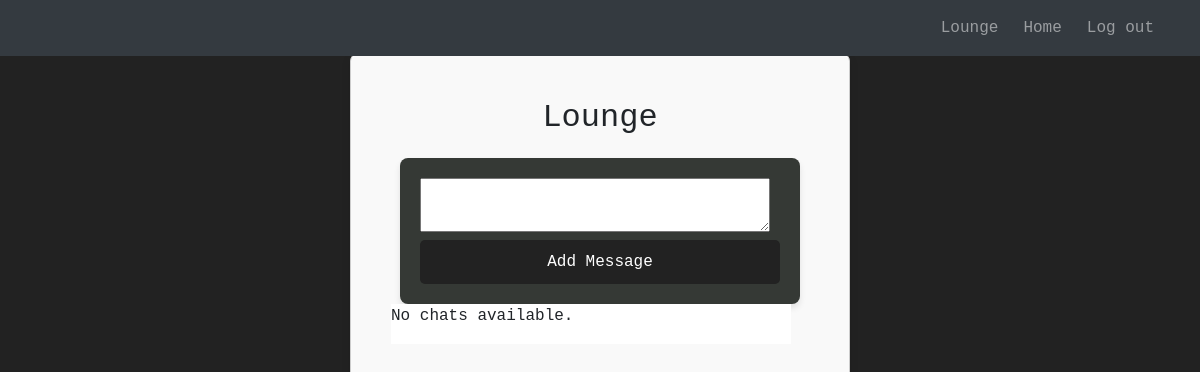
The app's page /lounge (signed in), older data.
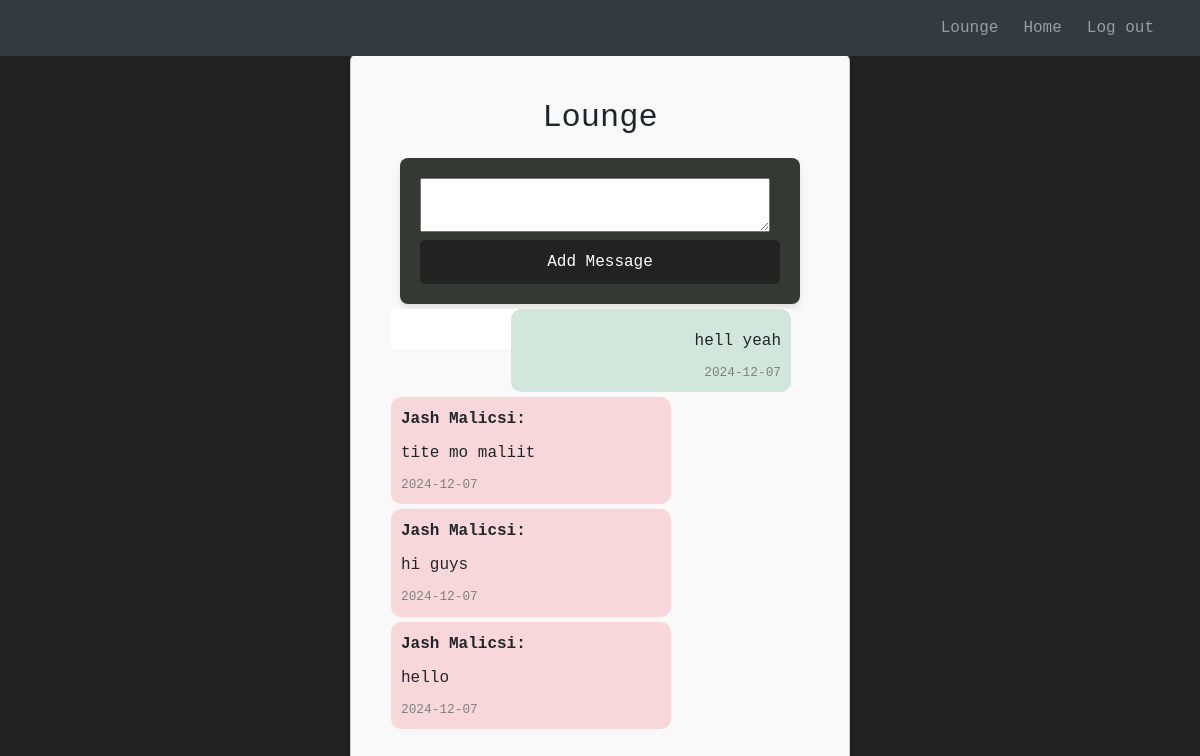
The same page, newer data.
### website/models.py (models this page shows)
class Chat(db.Model):
    id = db.Column(db.Integer, primary_key=True)
    chat = db.Column(db.String(10000))
    date = db.Column(db.DateTime(timezone=True), default=func.now())
    user_id = db.Column(db.Integer, db.ForeignKey('user.id'))
    user = db.relationship('User', backref='chat_messages')

class User(db.Model, UserMixin):
    id = db.Column(db.Integer, primary_key=True)
    email = db.Column(db.String(150), unique=True)
    password = db.Column(db.String(150))
    first_name = db.Column(db.String(150))
    notes = db.relationship('Note')
    chats = db.relationship('Chat')

### website/views.py (the view, shortened to what this page needs)
@views.route('/lounge', methods=['GET', 'POST'])
@login_required
def lounge():
    all_chats = Chat.query.order_by(Chat.date.desc()).all()
    return render_template("lounge.html", user=current_user, chats=all_chats)

### website/__init__.py (called while the page is built)
def create_app():
    app = Flask(__name__)
    app.config['SECRET_KEY'] = 'DSA Group 4'
    app.config['SQLALCHEMY_DATABASE_URI'] = f'sqlite:///{DB_NAME}'
    db.init_app(app)
    from .views import views
    from .auth import auth
    app.register_blueprint(views, url_prefix='/')
    app.register_blueprint(auth, url_prefix='/')
    from .models import User, Note
    with app.app_context():
        db.create_all()
    login_manager = LoginManager()
    login_manager.login_view = 'auth.login'
    login_manager.init_app(app)
    @login_manager.user_loader
    def load_user(id):
        return User.query.get(int(id))
    return app

### website/templates/lounge.html (shortened to what this page needs)
{% extends "index.html" %}
{% block content %}
<div class="input-block">
  <div>
    <p align="center" class="lounge">Lounge</p>
    <form method="POST">
      <textarea name="chat" id="chat" class="chat-area" required></textarea>
      <div class="add-message">
        <button type="submit" class="btn btn-primary">Add Message</button>
      </div>
    </form>
    <ul class="data-list" id="notes">
      {% for chat in chats %}
      <li
        class="data-item {% if chat.user.id == current_user.id %}user-chat{% else %}other-chat{% endif %}">
        <span class="chat-user">
          {% if chat.user.id != current_user.id %}
            {{ chat.user.first_name }}:
          {% endif %}
        </span>
        <span class="chat-message">
          {{ chat.chat }}
        </span>
        <span class="chat-date">
          {{ chat.date.strftime('%Y-%m-%d') }}
        </span>
      </li>
      {% else %}
      <p>No chats available.</p>
      {% endfor %}
    </ul>
  </div>
</div>
{% endblock %}

Row changes from the older to the newer data that the page shows:
added Chat: chat "hell yeah", date "2024-12-07"
added Chat: user.first_name "Jash Malicsi", chat "tite mo maliit", date "2024-12-07"
added Chat: user.first_name "Jash Malicsi", chat "hi guys", date "2024-12-07"
added Chat: user.first_name "Jash Malicsi", chat "hello", date "2024-12-07"
Text that changed along with them:
text no longer shown: "No chats available."
